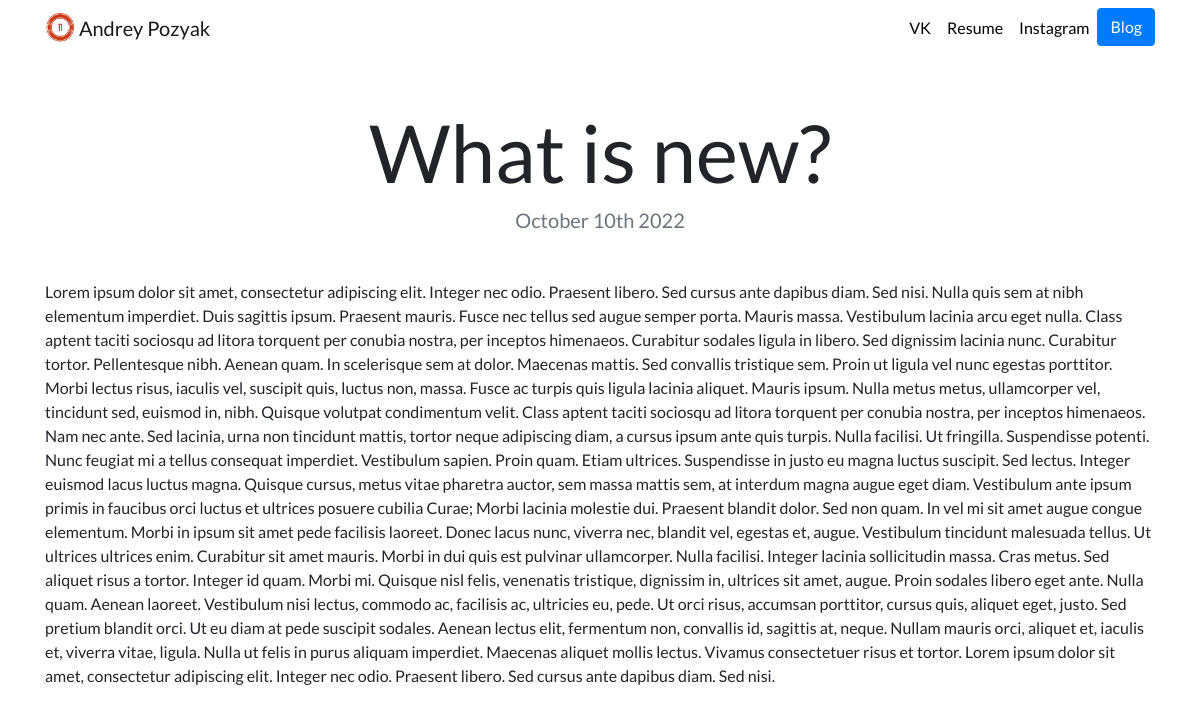
Page /blog/7/ on the committed database.
### blog/models.py (models this page shows, shortened)
class Project_blog(models.Model):
    title =  models.CharField(max_length=200)
    discription =  models.TextField()
    date = models.DateField()

### blog/views.py (the view)
# urls.py: path('<int:blog_id>/', views.detail, name ='detail'),
def detail(request, blog_id):
    blogs = get_object_or_404(Project_blog, pk=blog_id)
    return render(request, 'blog/detail.html', {'blogs':blogs})

### blog/templates/blog/detail.html
{% extends "portfolio/base.html" %}
{% load static %}
{% block content %}
<h1 class="text-center mt-5" id="blogdetailtitle">{{ blogs.title }}</h1>
<h5 class="text-center text-muted mb-5">{{ blogs.date|date:'F jS Y' }}</h5>
{{ blogs.discription|safe }}
{% endblock %}

### portfolio/static/portfolio/custom.css (style rules this page uses)
body { font-family: 'Lato', sans-serif; }
@media (min-width: 992px) { #blogdetailtitle { font-size: 5rem; } }

### rows in the picture
Project_blog: title "What is new?", date "October 10th 2022", discription "Lorem ipsum dolor sit amet, consectetur adipiscing elit. Integer nec odio. Praesent libero. Sed cursus ante dapibus diam. Sed nisi. Nulla quis sem at nibh elementum imperdiet. Duis sagittis ipsum. Praesent mauris. Fusce nec tellus sed augue semper porta. Mauris massa. Vestibulum lacinia arcu eget nulla. Class aptent taciti sociosqu ad litora torquent per conubia nostra, per inceptos himenaeos. Curabitur sodales ligula in libero. Sed dignissim lacinia nunc. Curabitur tortor. Pellentesque nibh. Aenean quam. In scelerisque sem at dolor. Maecenas mattis. Sed convallis tristique sem. Proin ut ligula vel nunc egestas porttitor. Morbi lectus risus, iaculis vel, suscipit quis, luctus non, massa.…"
